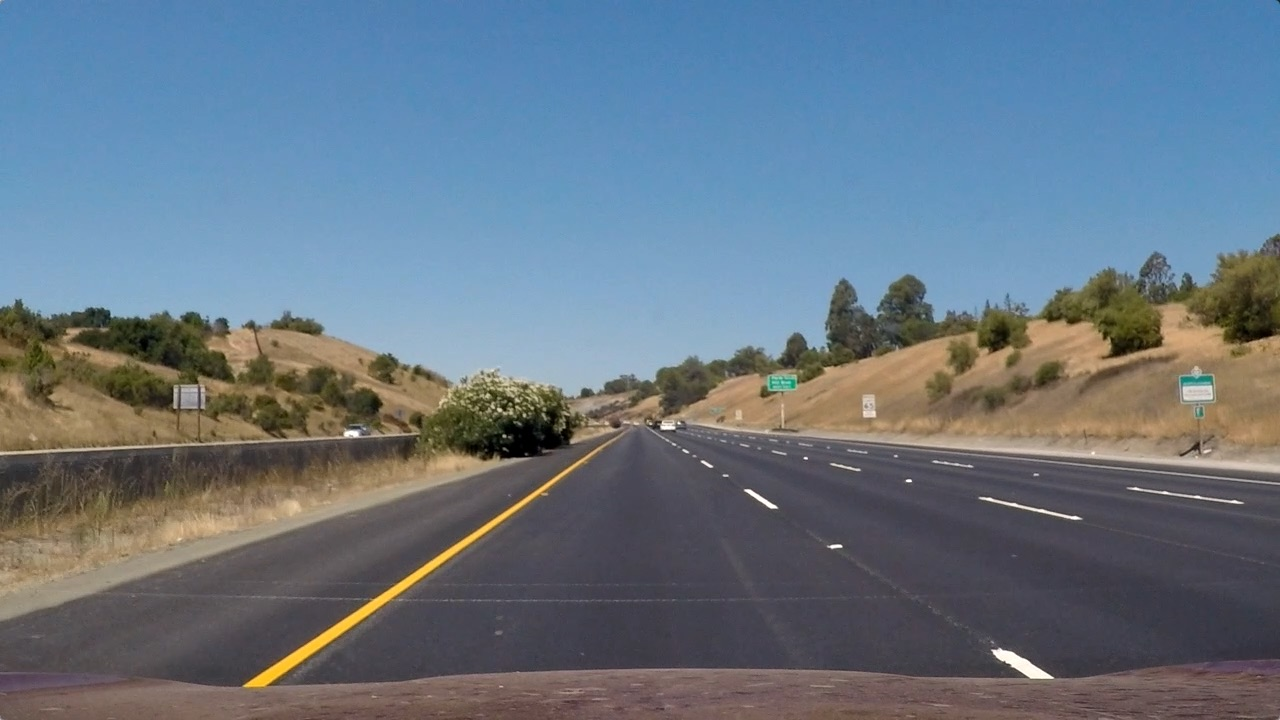
#> input picture test_images/straight_lines1.jpg, 1280 x 720 px, given in place of project_video.mp4, which was not available
$ python video.py
#> lines starting #> are read from the running program, lines starting #| are printed output that depends on the picture; after the words box and inside, x2 and y2 are one past the last pixel; in counts of white or black regions, pixels touching at a corner belong together; pictures that were not available may be replaced by others from this repository, and a replacement may not be noted
import cv2
import numpy as np

cap = cv2.VideoCapture("project_video.mp4")

tl = [601,442]
bl = [186,663]
tr = [734,442]
br = [1114,663]
while True:
    ret,img = cap.read()
#> img is the input picture: shape (720, 1280, 3); mean B, G, R 131.2, 117.7, 103.2

    pts1 = np.float32([tl, bl, tr, br])
    pts2 = np.float32([[0, 0], [0, 480], [320, 0], [320, 480]])

    matrix = cv2.getPerspectiveTransform(pts1, pts2)
    eye_img = cv2.warpPerspective(img, matrix, (320, 480))
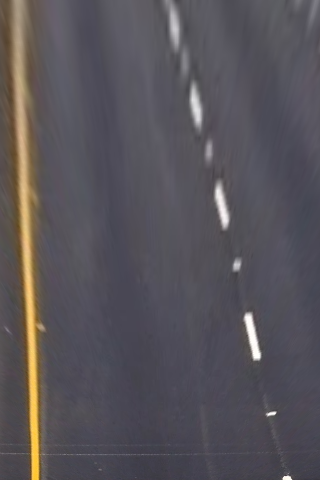
#> eye_img: shape (480, 320, 3); mean B, G, R 89.2, 83.9, 88
    img_hls = cv2.cvtColor(eye_img, cv2.COLOR_BGR2HLS)
#> img_hls: shape (480, 320, 3); mean of channels 0, 1, 2 115.1, 87.8, 21.2
    img_hls = img_hls[:, :, 1]
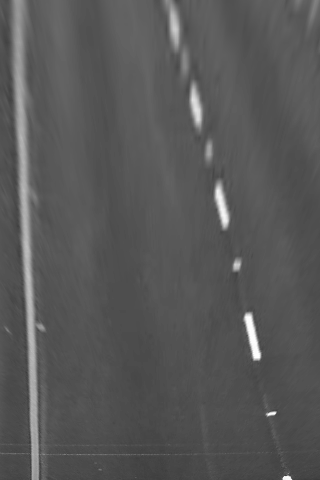
#> img_hls: shape (480, 320); min 59, max 254, mean 87.8

    gray = cv2.cvtColor(eye_img, cv2.COLOR_BGR2GRAY)

    up = 220
    low = 195
    end = cv2.inRange(gray, low, up)
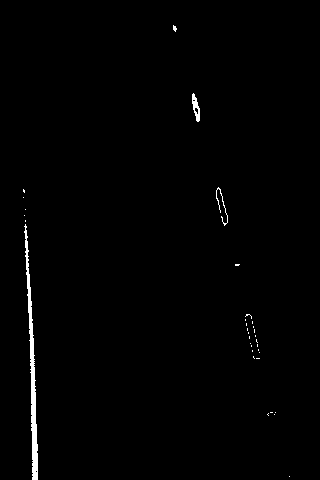
#> end: shape (480, 320); 0.88% white; 34 white regions (31 under 20 px), largest, box (x1, y1, x2, y2) and area: (24, 224, 38, 480) 1041, (192, 93, 200, 122) 123, (216, 187, 228, 226) 83

    cv2.imshow("img",img)
    cv2.imshow("eye_img", eye_img)
    cv2.imshow("img_hls", img_hls)
    cv2.imshow("end", end)

    key = cv2.waitKey(10)
#> (key Esc is pressed here)

    if key==27:
        break

cap.release()
cv2.destroyAllWindows()

$ run again, on test_images/straight_lines2.jpg
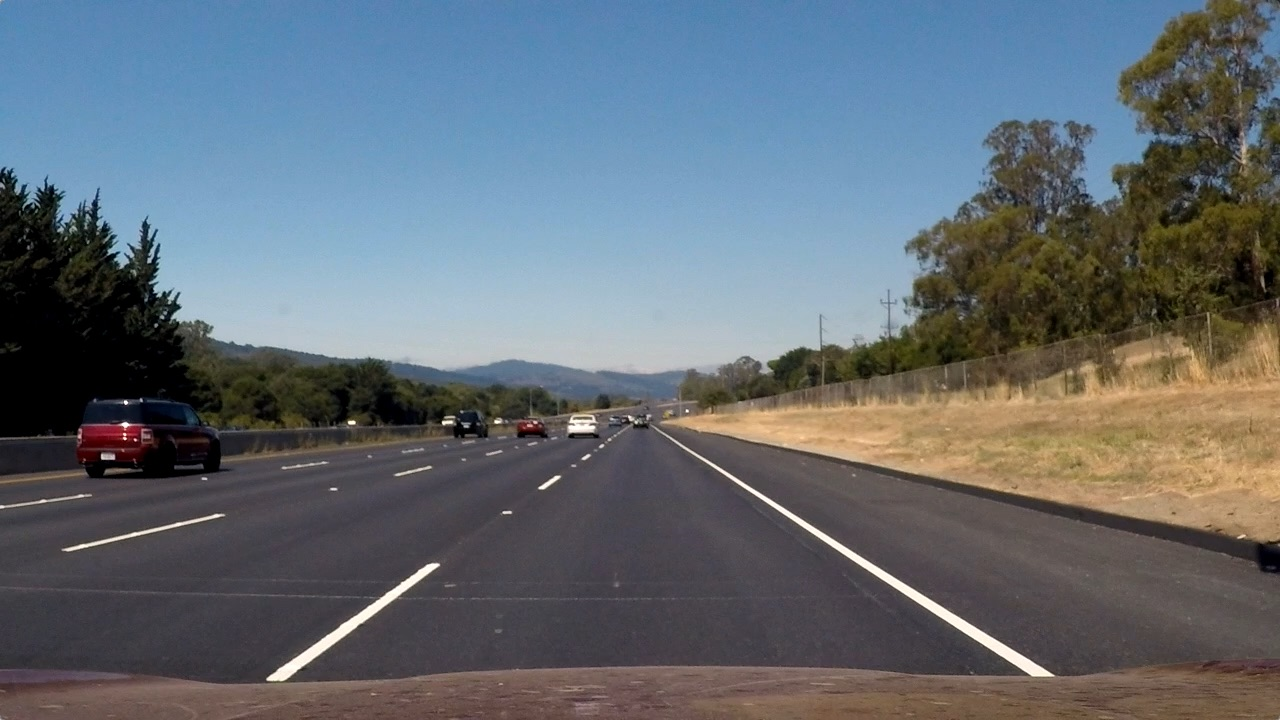
#> input picture test_images/straight_lines2.jpg, 1280 x 720 px, given in place of project_video.mp4, which was not available
#> img is the input picture: shape (720, 1280, 3); mean B, G, R 115.1, 107.7, 99.4
#> `eye_img = cv2.warpPerspective(img, matrix, (320, 480))`:
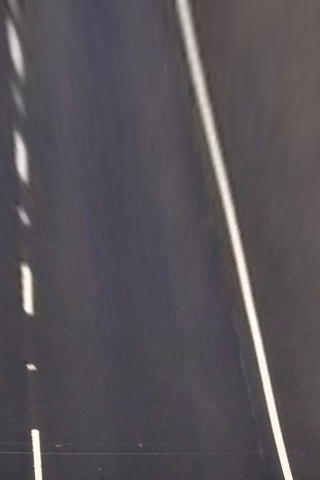
#> eye_img: shape (480, 320, 3); mean B, G, R 87.6, 82.1, 87.2
#> `end = cv2.inRange(gray, low, up)`:
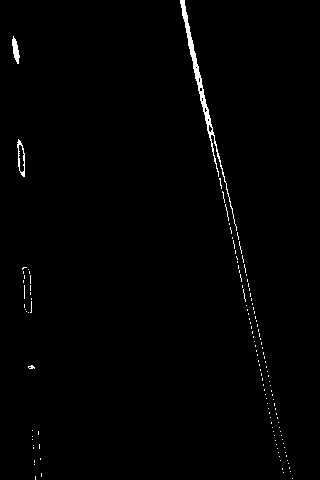
#> end: shape (480, 320); 0.97% white; 134 white regions (131 under 20 px), largest, box (x1, y1, x2, y2) and area: (180, 0, 237, 231) 832, (12, 36, 20, 64) 123, (17, 139, 25, 177) 119

$ run again, on test_images/test1.jpg
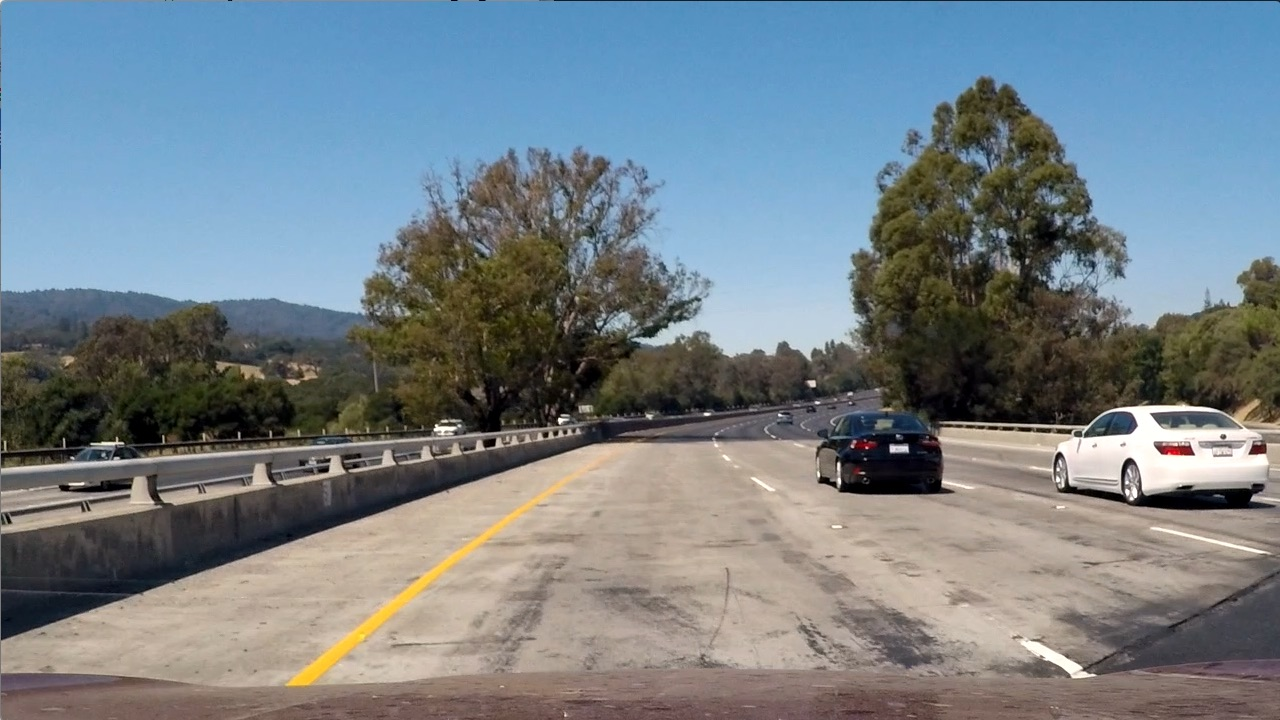
#> input picture test_images/test1.jpg, 1280 x 720 px, given in place of project_video.mp4, which was not available
#> img is the input picture: shape (720, 1280, 3); mean B, G, R 135.5, 128.7, 117.5
#> `img_hls = img_hls[:, :, 1]`:
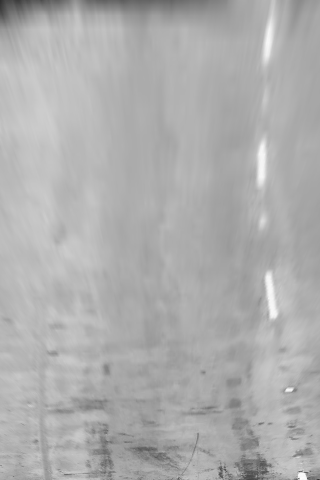
#> img_hls: shape (480, 320); min 48, max 253, mean 173.8
#> `end = cv2.inRange(gray, low, up)`:
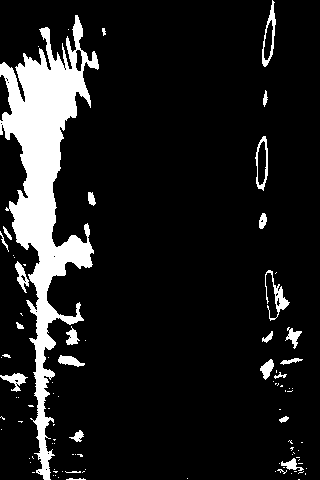
#> end: shape (480, 320); 11.5% white; 95 white regions (69 under 20 px), largest, box (x1, y1, x2, y2) and area: (0, 15, 99, 480) 14661, (265, 270, 290, 321) 332, (262, 0, 276, 67) 304

$ run again, on test_images/test2.jpg
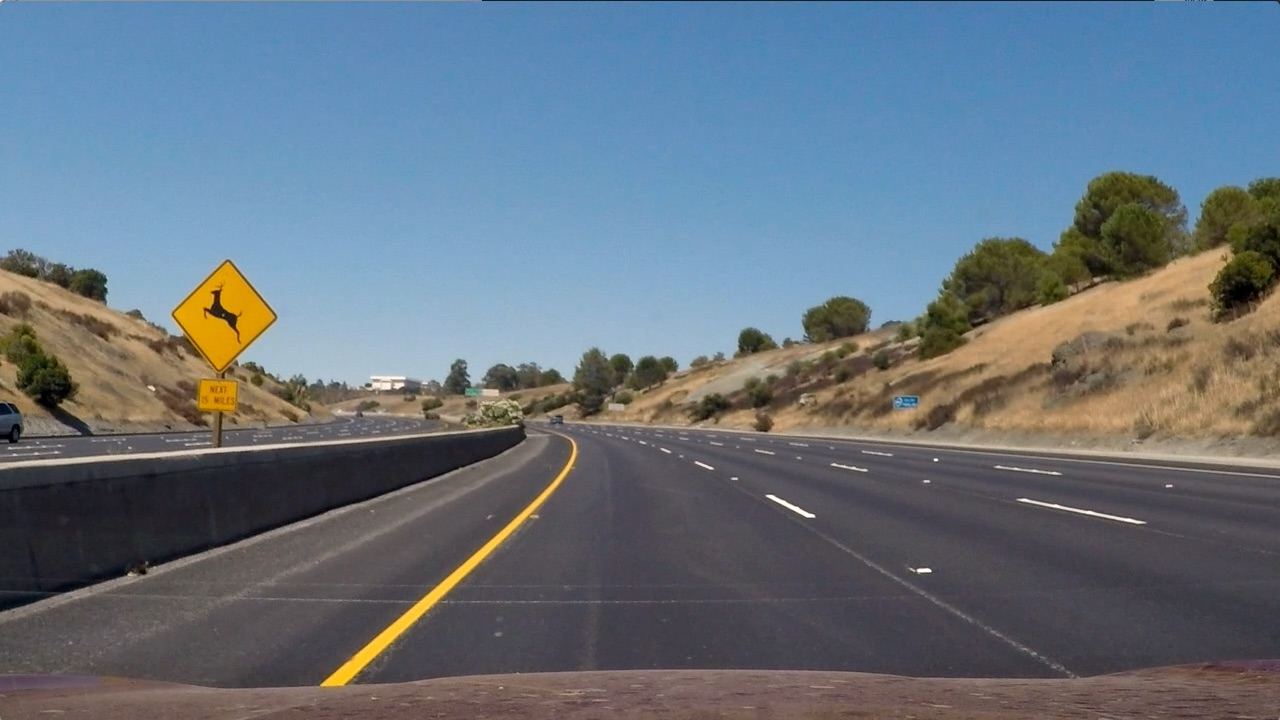
#> input picture test_images/test2.jpg, 1280 x 720 px, given in place of project_video.mp4, which was not available
#> img is the input picture: shape (720, 1280, 3); mean B, G, R 125.5, 114.6, 102.8
#> `img_hls = img_hls[:, :, 1]`:
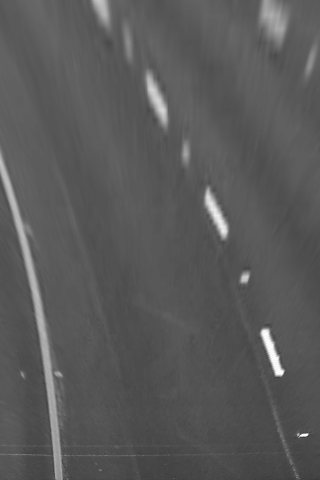
#> img_hls: shape (480, 320); min 59, max 253, mean 89.4
#> `end = cv2.inRange(gray, low, up)`:
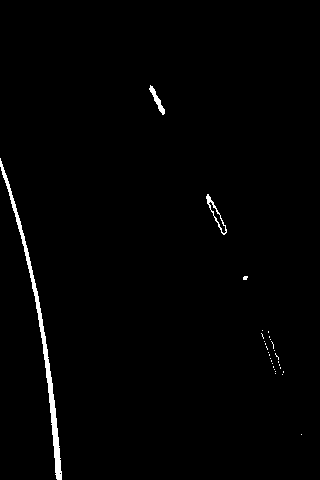
#> end: shape (480, 320); 1.2% white; 30 white regions (27 under 20 px), largest, box (x1, y1, x2, y2) and area: (0, 158, 62, 480) 1426, (206, 194, 227, 235) 148, (149, 85, 165, 115) 139
